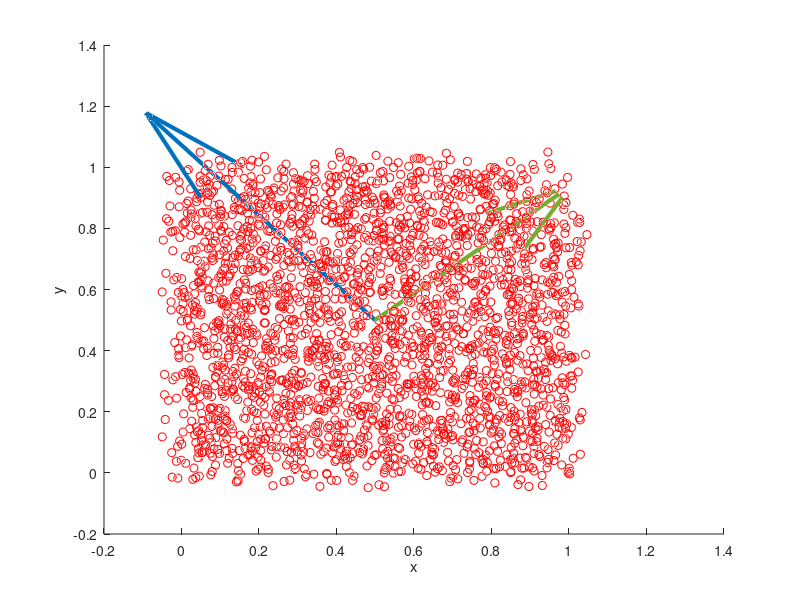

MATLAB code to generate this figure:
figure 
hold on 
[x,y] = meshgrid(0:0.02:1);
z = rand()*x + rand()*y;
xp = x + 0.1*(rand(length(x))-.5);
yp = y + 0.1*(rand(length(y))-.5);
zp = z + 0.1*(rand(length(z))-.5);
x = xp(:);
y = yp(:);
z = zp(:);
plot3(x,y,z,'ro')
zlim([-.2,1.2]);
xlabel('x')
ylabel('y')
% Se calcula el centro para ubicar los vectores
xm = mean(x);
ym = mean(y);
zm = mean(z);
% Calcular los vectores que tienen el mejor fitting 
hold on 
U = pca([x,y,z]);
% Desplegar los vectores 
quiver3(xm,ym,zm,U(1,2),U(2,2),U(3,2),'LineWidth',3)
quiver3(xm,ym,zm,U(1,1),U(2,1),U(3,1),'LineWidth',3)


